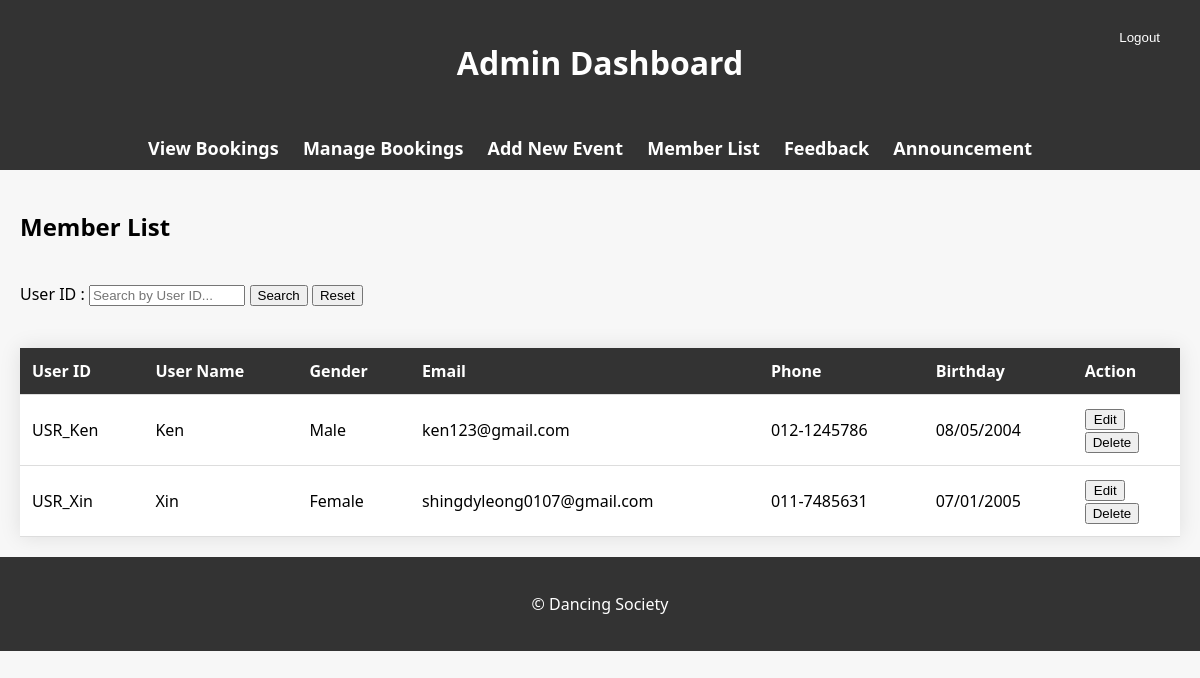
Screenshot of /member-list.php with the database file from the repository.
### tables this page shows
CREATE TABLE `user` (
  `ID` char(20) NOT NULL,
  `Password` varchar(255) NOT NULL,
  `Name` varchar(20) NOT NULL,
  `Gender` char(20) NOT NULL,
  `Email` varchar(50) NOT NULL,
  `Phone` char(15) NOT NULL,
  `Birthday` char(10) NOT NULL
);

### member-list.php (the view, shortened to what this page needs)
<?php
require_once('helper.php');
?>
<!DOCTYPE html>
<html lang="en">
<head>
</head>
<body>
    <header>
        <h1>Admin Dashboard</h1>
        <form action="<?php echo htmlspecialchars($_SERVER["PHP_SELF"]); ?>" method="post">
            <button type="submit" name="logout" class="logout-btn">Logout</button>
        </form>
    </header>
    <nav>
        <ul>
            <li><a href="view-bookings.php">View Bookings</a></li>
            <li><a href="manage-bookings.php">Manage Bookings</a></li>
            <li><a href="add-event.php">Add New Event</a></li>
            <li><a href="member-list.php">Member List</a></li>
            <li><a href="feedback.php">Feedback</a></li>
            <li><a href="announcement.php">Announcement</a></li>
        </ul>
    </nav>
    <main>
        <h2>Member List</h2>
        <div class="search_container">
            <form class="search_box" onsubmit="search()">
                <label for="id">User ID : </label>
                <input type="text" class="search" id="searchInput" placeholder="Search by User ID..." style="width: 40%;">
                <button type="submit" class="search_button">Search
                </button>
                <button class="reset" onclick="resetSearch()">Reset
                </button>
            </form>
        </div>
        <br>
        <table>
            <thead>
                <tr>
                    <th>User ID</th>
                    <th>User Name</th>
                    <th>Gender</th>
                    <th>Email</th>
                    <th>Phone</th>
                    <th>Birthday</th>
                    <th>Action</th>
                </tr>
            </thead>
            <tbody>
                <?php
                $sql = "SELECT * FROM user";
                $result = mysqli_query($con, $sql);
                if (mysqli_num_rows($result) > 0) {
                    while ($row = mysqli_fetch_assoc($result)) {
                        echo "<tr>";
                        echo "<td>" . $row['ID'] . "</td>";
                        echo "<td>" . $row['Name'] . "</td>";
                        echo "<td>" . $row['Gender'] . "</td>";
                        echo "<td>" . $row['Email'] . "</td>";
                        echo "<td>" . $row['Phone'] . "</td>";
                        echo "<td>" . $row['Birthday'] . "</td>";
                        echo "<td>";
                        echo "<form method='post' action='' onsubmit='return confirmChange()'>";
                        echo "<button type='button' id='showDiv" . $row['ID'] . "' style='padding-left: 8.5%; padding-right: 7.5%'>Edit</button>";
                        echo "</form>";
                        echo "<form method='post' action='' onsubmit='return confirmCancellation()'>";
                        echo "<button type='submit'>Delete</button>";
                        echo "</form>";
                        echo "</td>";
                        echo "</tr>";
                    }
                } else {
                    echo '<tr><td colspan="7">No user registered.</td></tr>';
                }
                ?>
            </tbody>
        </table>
    </main>
    <footer>
        <p>&copy; Dancing Society</p>
    </footer>
</body>
</html>

### member-list.php (style rules this page uses)
body { font-family: 'Segoe UI', Tahoma, Geneva, Verdana, sans-serif; margin: 0; padding: 0; background-color: #f7f7f7; }
header, footer { background-color: #333; color: #fff; text-align: center; padding: 20px 0; }
nav { background-color: #333; color: #fff; padding: 10px 0; text-align: center; }
nav ul { list-style-type: none; margin: 0; padding: 0; }
nav ul li { display: inline-block; margin-right: 20px; }
nav ul li a { text-decoration: none; color: #fff; font-size: 18px; font-weight: bold; transition: all 0.3s ease; }
main { padding: 20px; }
table { width: 100%; border-collapse: collapse; box-shadow: 0 0 20px rgba(0, 0, 0, 0.1); background-color: #fff; }
th, td { padding: 12px; text-align: left; border-bottom: 1px solid #ddd; }
th { background-color: #333; color: white; }
.logout-btn { position: absolute; top: 20px; right: 20px; background-color: #333; color: #fff; border: none; padding: 10px 20px; cursor: pointer; }
.search_container { text-align: left; }
.search_box { display: inline-block; margin-top: 20px; margin-bottom: 20px; }

### rows the page displays
user: ID "USR_Ken", Name "Ken", Gender "Male", Email "ken123@gmail.com", Phone "012-1245786", Birthday "08/05/2004"
user: ID "USR_Xin", Name "Xin", Gender "Female", Email "shingdyleong0107@gmail.com", Phone "011-7485631", Birthday "07/01/2005"
